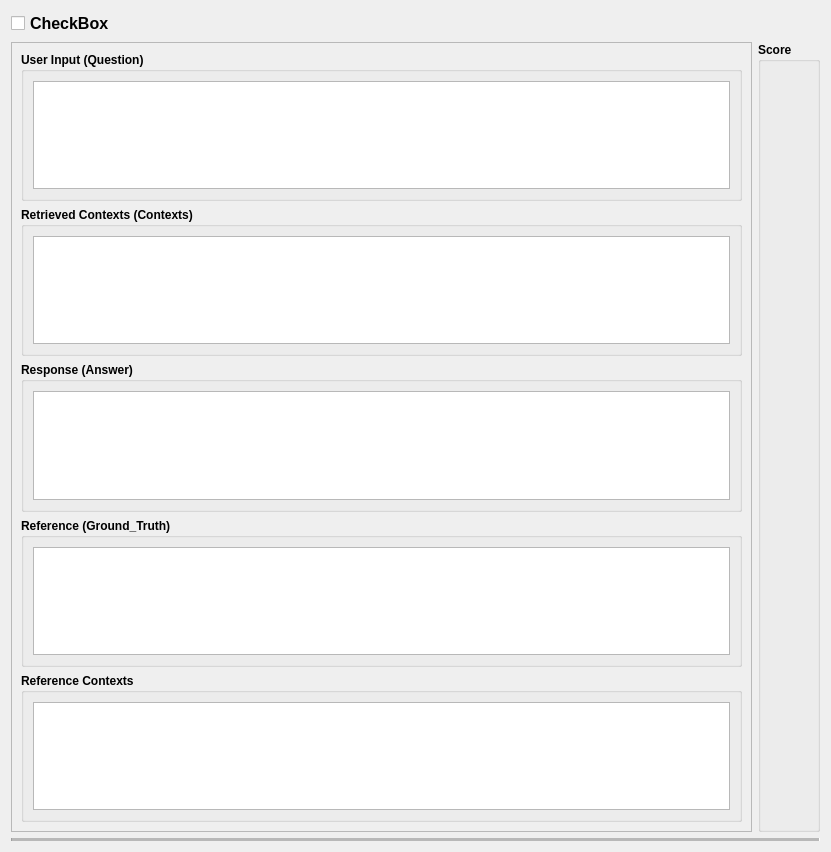
<?xml version="1.0" encoding="UTF-8"?>
<ui version="4.0">
 <class>Form</class>
 <widget class="QWidget" name="Form">
  <property name="geometry">
   <rect>
    <x>0</x>
    <y>0</y>
    <width>831</width>
    <height>852</height>
   </rect>
  </property>
  <property name="windowTitle">
   <string>Form</string>
  </property>
  <layout class="QVBoxLayout" name="verticalLayout_3">
   <item>
    <layout class="QVBoxLayout" name="verticalLayout_4">
     <item>
      <widget class="QCheckBox" name="scenario_checkBox">
       <property name="font">
        <font>
         <pointsize>12</pointsize>
         <weight>75</weight>
         <bold>true</bold>
        </font>
       </property>
       <property name="layoutDirection">
        <enum>Qt::LeftToRight</enum>
       </property>
       <property name="autoFillBackground">
        <bool>false</bool>
       </property>
       <property name="text">
        <string>CheckBox</string>
       </property>
      </widget>
     </item>
    </layout>
   </item>
   <item>
    <layout class="QHBoxLayout" name="horizontalLayout">
     <item>
      <widget class="QFrame" name="frame">
       <property name="frameShape">
        <enum>QFrame::StyledPanel</enum>
       </property>
       <property name="frameShadow">
        <enum>QFrame::Raised</enum>
       </property>
       <layout class="QVBoxLayout" name="verticalLayout_5">
        <item>
         <widget class="QGroupBox" name="questioin_groupBox">
          <property name="font">
           <font>
            <weight>75</weight>
            <bold>true</bold>
           </font>
          </property>
          <property name="title">
           <string>User Input (Question)</string>
          </property>
          <layout class="QVBoxLayout" name="verticalLayout_2">
           <item>
            <widget class="QPlainTextEdit" name="question_plainTextEdit">
             <property name="sizePolicy">
              <sizepolicy hsizetype="MinimumExpanding" vsizetype="Expanding">
               <horstretch>0</horstretch>
               <verstretch>0</verstretch>
              </sizepolicy>
             </property>
             <property name="font">
              <font>
               <weight>50</weight>
               <bold>false</bold>
              </font>
             </property>
             <property name="readOnly">
              <bool>false</bool>
             </property>
            </widget>
           </item>
          </layout>
         </widget>
        </item>
        <item>
         <widget class="QGroupBox" name="contexts_groupBox">
          <property name="font">
           <font>
            <weight>75</weight>
            <bold>true</bold>
           </font>
          </property>
          <property name="title">
           <string>Retrieved Contexts (Contexts)</string>
          </property>
          <layout class="QVBoxLayout" name="verticalLayout">
           <item>
            <widget class="QPlainTextEdit" name="contexts_plainTextEdit">
             <property name="sizePolicy">
              <sizepolicy hsizetype="MinimumExpanding" vsizetype="Expanding">
               <horstretch>0</horstretch>
               <verstretch>0</verstretch>
              </sizepolicy>
             </property>
             <property name="font">
              <font>
               <weight>50</weight>
               <bold>false</bold>
              </font>
             </property>
             <property name="readOnly">
              <bool>false</bool>
             </property>
            </widget>
           </item>
          </layout>
         </widget>
        </item>
        <item>
         <widget class="QGroupBox" name="answer_groupBox">
          <property name="font">
           <font>
            <weight>75</weight>
            <bold>true</bold>
           </font>
          </property>
          <property name="title">
           <string>Response (Answer)</string>
          </property>
          <layout class="QHBoxLayout" name="horizontalLayout_3">
           <item>
            <widget class="QPlainTextEdit" name="answer_plainTextEdit">
             <property name="sizePolicy">
              <sizepolicy hsizetype="MinimumExpanding" vsizetype="Expanding">
               <horstretch>0</horstretch>
               <verstretch>0</verstretch>
              </sizepolicy>
             </property>
             <property name="font">
              <font>
               <weight>50</weight>
               <bold>false</bold>
              </font>
             </property>
             <property name="readOnly">
              <bool>false</bool>
             </property>
            </widget>
           </item>
          </layout>
         </widget>
        </item>
        <item>
         <widget class="QGroupBox" name="ground_truth_groupBox">
          <property name="font">
           <font>
            <weight>75</weight>
            <bold>true</bold>
           </font>
          </property>
          <property name="title">
           <string>Reference (Ground_Truth)</string>
          </property>
          <layout class="QVBoxLayout" name="verticalLayout_7">
           <item>
            <widget class="QPlainTextEdit" name="truth_plainTextEdit">
             <property name="sizePolicy">
              <sizepolicy hsizetype="MinimumExpanding" vsizetype="Expanding">
               <horstretch>0</horstretch>
               <verstretch>0</verstretch>
              </sizepolicy>
             </property>
             <property name="font">
              <font>
               <weight>50</weight>
               <bold>false</bold>
              </font>
             </property>
             <property name="readOnly">
              <bool>false</bool>
             </property>
            </widget>
           </item>
          </layout>
         </widget>
        </item>
        <item>
         <widget class="QGroupBox" name="groupBox">
          <property name="font">
           <font>
            <weight>75</weight>
            <bold>true</bold>
           </font>
          </property>
          <property name="title">
           <string>Reference Contexts</string>
          </property>
          <layout class="QVBoxLayout" name="verticalLayout_8">
           <item>
            <widget class="QPlainTextEdit" name="ref_contexts_plainTextEdit">
             <property name="font">
              <font>
               <weight>50</weight>
               <bold>false</bold>
              </font>
             </property>
             <property name="readOnly">
              <bool>false</bool>
             </property>
            </widget>
           </item>
          </layout>
         </widget>
        </item>
       </layout>
      </widget>
     </item>
     <item>
      <widget class="QGroupBox" name="groupBox_2">
       <property name="font">
        <font>
         <weight>75</weight>
         <bold>true</bold>
        </font>
       </property>
       <property name="title">
        <string>Score</string>
       </property>
       <layout class="QVBoxLayout" name="verticalLayout_6">
        <item>
         <layout class="QFormLayout" name="formLayout"/>
        </item>
       </layout>
      </widget>
     </item>
    </layout>
   </item>
   <item>
    <widget class="Line" name="line">
     <property name="midLineWidth">
      <number>4</number>
     </property>
     <property name="orientation">
      <enum>Qt::Horizontal</enum>
     </property>
    </widget>
   </item>
  </layout>
 </widget>
 <resources/>
 <connections/>
</ui>
